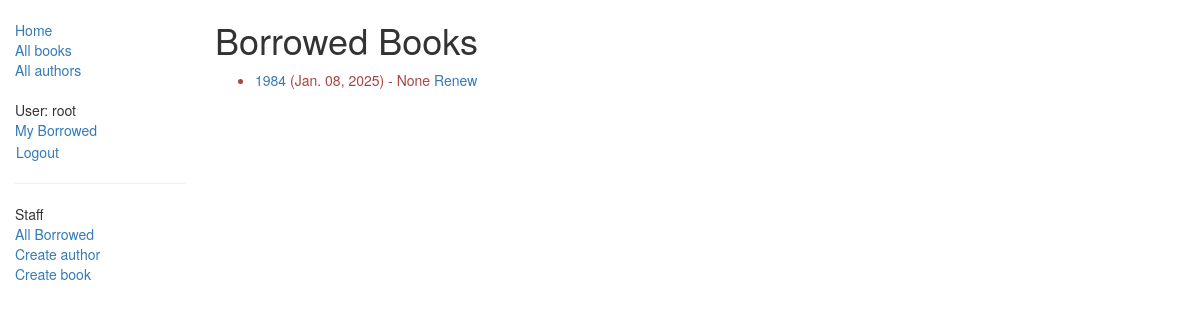
Before: /catalog/bookinstance_list_all_borrowed/ (signed in) with the older database file.
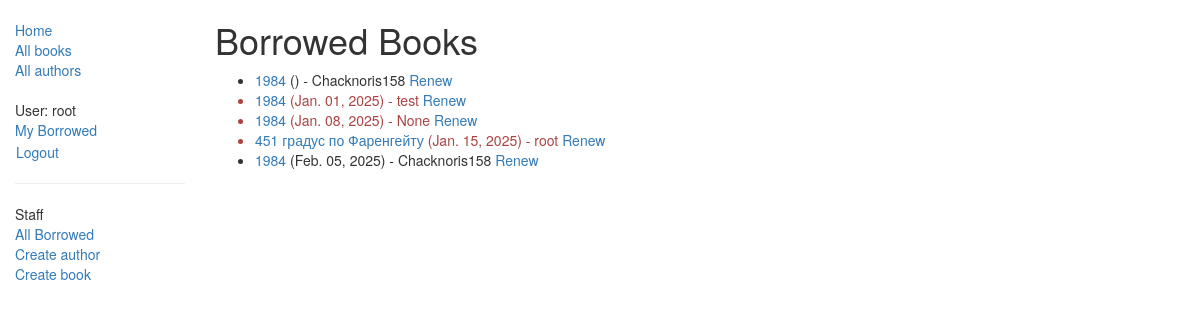
After: the same page with the newer database file.
### catalog/models.py (models this page shows, shortened)
class BookInstance(models.Model):
    id = models.UUIDField(primary_key=True, default=uuid.uuid4, help_text="Unique ID for this particular book across whole library")
    book = models.ForeignKey('Book', on_delete=models.SET_NULL, null=True)
    imprint = models.CharField(max_length=200)
    due_back = models.DateField(null=True, blank=True)
    borrower = models.ForeignKey(User, on_delete=models.SET_NULL, null=True, blank=True)
    LOAN_STATUS = (
        ('m', 'Maintenance'),
        ('o', 'On loan'),
        ('a', 'Available'),
        ('r', 'Reserved'),
    )
    status = models.CharField(max_length=1, choices=LOAN_STATUS, blank=True, default='m', help_text='Book availability')
    @property
    def is_overdue(self):
        if self.due_back and date.today() > self.due_back:
            return True
        return False
    class Meta:
        ordering = ["due_back"]
        permissions = (("can_mark_returned", "Set book as returned"),)

class Book(models.Model):
    title = models.CharField(max_length=200)
    author = models.ForeignKey('Author', on_delete=models.SET_NULL, null=True)
    summary = models.TextField(max_length=1000, help_text="Enter a brief description of the book")
    isbn = models.CharField('ISBN',max_length=13, help_text='13 Character <a href="https://www.isbn-international.org/content/what-isbn">ISBN number</a>')
    genre = models.ManyToManyField(Genre, help_text="Select a genre for this book.")
    def display_genre(self):
        """
        Creates a string for the Genre. This is required to display genre in Admin.
        """
        return ', '.join([ genre.name for genre in self.genre.all()[:3] ])
    display_genre.short_description = 'Genre'

### catalog/views.py (the view)
# urls.py: path('bookinstance_list_all_borrowed/', views.AllBorrowedBooksView.as_view(), name='all-borrowed'),
class AllBorrowedBooksView(PermissionRequiredMixin, generic.ListView):
    model = BookInstance
    template_name = 'catalog/bookinstance_list_all_borrowed.html'  # Создадим шаблон позже
    context_object_name = 'borrowed_books'
    permission_required = 'catalog.can_mark_returned'  # Выберите подходящий permission или замените на `is_staff`
    def get_queryset(self):
        return BookInstance.objects.filter(status__exact='o').order_by('due_back')  # Например, книги "на руках"

### catalog/templates/catalog/bookinstance_list_all_borrowed.html
{% extends "base_generic.html" %}
{% block content %}
<h1>Borrowed Books</h1>
{% if borrowed_books %}
<ul>
  {% for book in borrowed_books %}
  <li class="{% if book.is_overdue %}text-danger{% endif %}">
    <a href="{% url 'book-detail' book.book.pk %}">{{ book.book.title }}</a>
    ({{ book.due_back|date:"M. d, Y" }}) - {{ book.borrower }}
    {% if perms.catalog.can_mark_returned %}
    <a href="{% url 'renew-book-librarian' book.id %}">Renew</a>
    {% endif %}
  </li>
  {% endfor %}
</ul>
{% else %}
  <p>No borrowed books at the moment.</p>
{% endif %}
{% endblock %}

Changed rows visible on the page:
added BookInstance: book "1984", borrower "Chacknoris158"
added BookInstance: book "1984", due_back "Jan. 01, 2025", borrower "test"
added BookInstance: book "451 градус по Фаренгейту", due_back "Jan. 15, 2025", borrower "root"
added BookInstance: book "1984", due_back "Feb. 05, 2025", borrower "Chacknoris158"
